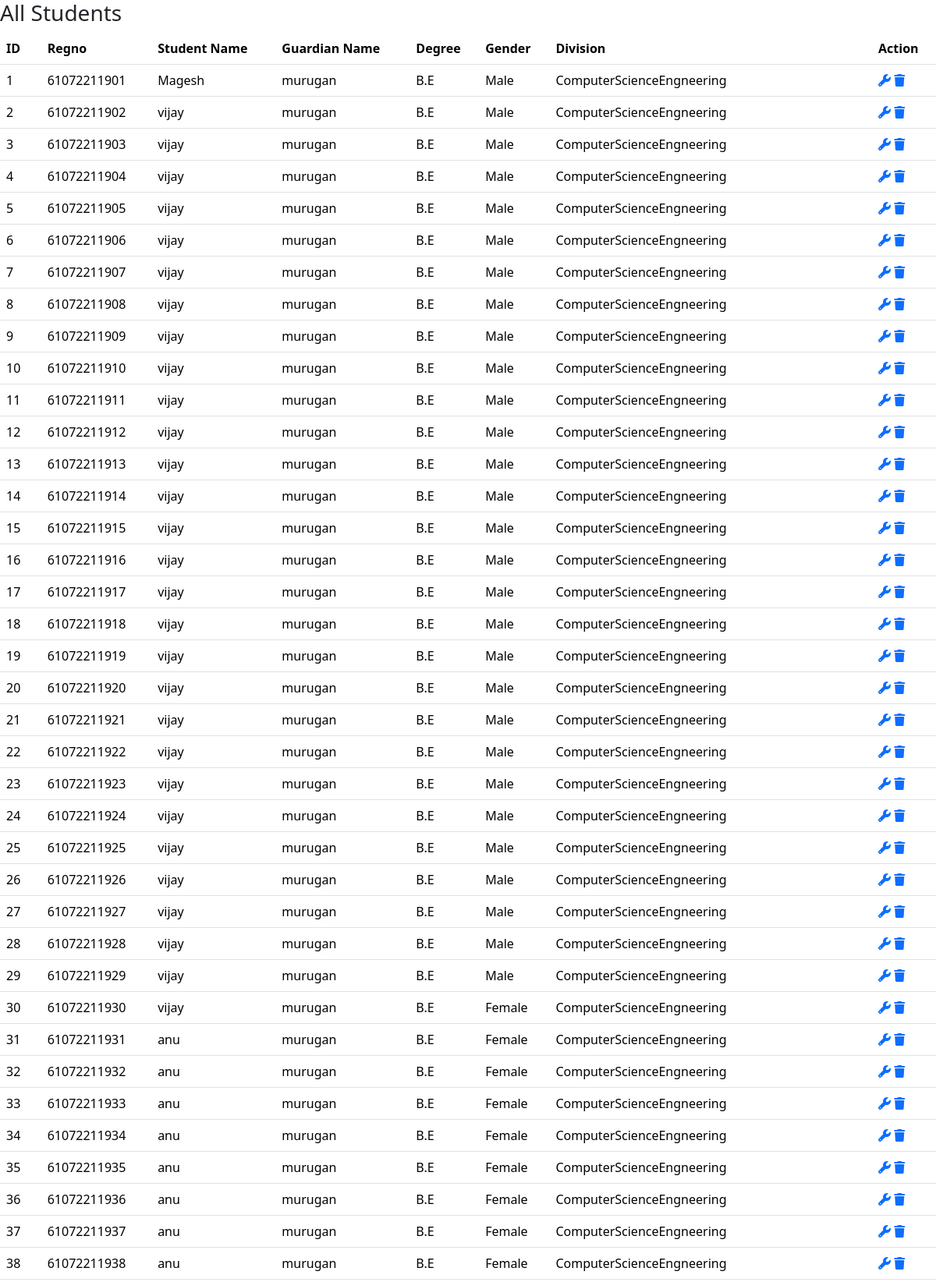
/Student/admin/student.php (signed in, upper part), run on the app's committed database.
### tables this page shows
CREATE TABLE `student` (
  `id` int(100) NOT NULL,
  `regno` varchar(100) NOT NULL,
  `tcno` int(200) NOT NULL,
  `sname` varchar(200) NOT NULL,
  `gname` varchar(200) NOT NULL,
  `contact` varchar(50) NOT NULL,
  `address` varchar(2000) NOT NULL,
  `community` varchar(500) NOT NULL DEFAULT 'REFER COMMUNITY CERTIFICATE ISSUED BY REVENUE AUTHORITIES',
  `cast` varchar(100) NOT NULL,
  `dob` date NOT NULL,
  `class` varchar(10) NOT NULL,
  `shift` varchar(100) NOT NULL,
  `grad` varchar(200) NOT NULL,
  `gender` varchar(10) NOT NULL,
  `blgroup` varchar(5) NOT NULL,
  `division` varchar(50) NOT NULL,
  `religion` varchar(50) NOT NULL,
  `doa` date NOT NULL,
  `college` varchar(200) NOT NULL DEFAULT 'GOVERNMENT COLLEGE OF ENGINEERING BARGUR,KRISHNAGIRI',
  `nation` varchar(50) NOT NULL DEFAULT 'INDIAN',
  `lastyear` varchar(100) NOT NULL,
  `highclass` varchar(500) NOT NULL DEFAULT 'Refer Mark Sheets',
  `fees` varchar(50) NOT NULL,
  `scholarship` varchar(50) NOT NULL,
  `medical` varchar(50) NOT NULL,
  `medium` varchar(50) NOT NULL DEFAULT 'English',
  `lid` date DEFAULT NULL,
  `tcapply` date DEFAULT NULL,
  `tcd` date DEFAULT NULL,
  `conduct` varchar(100) NOT NULL,
  `acdyear` varchar(200) NOT NULL,
  `leaveyear` varchar(200) DEFAULT NULL,
  `tc_generated` tinyint(1) DEFAULT 0,
  `admno` varchar(200) NOT NULL,
  `addept` varchar(200) NOT NULL,
  `adyear` varchar(200) NOT NULL,
  `tcyear` varchar(200) NOT NULL,
  `status` varchar(200) NOT NULL DEFAULT 'none',
  `lyear` varchar(50) NOT NULL
);

### Student/admin/student.php (the view, shortened to what this page needs)
<?php
$cn = mysqli_connect("localhost", "root", "1711104@gceb!!", "db_admission");
$sql = "SELECT * FROM student";
$table = mysqli_query($cn, $sql);
?>
<!doctype html>
<html lang="en">
<head>
    <link rel="stylesheet" href="https://cdn.jsdelivr.net/npm/bootstrap@5.3.3/dist/css/bootstrap.min.css">
    <link rel="stylesheet" href="https://cdnjs.cloudflare.com/ajax/libs/font-awesome/6.0.0-beta3/css/all.min.css">
</head>
<body>
    <div class="section-title">
        <h3>All Students</h3>
    </div>
    <?php
    if ($table && mysqli_num_rows($table) > 0) {
        echo '<table class="table">';
        echo '<tr><th>ID</th><th>Regno</th><th>Student Name</th><th>Guardian Name</th><th>Degree</th><th>Gender</th><th>Division</th><th>Action</th></tr>';
        while ($row = mysqli_fetch_assoc($table)) {
            echo '<tr>';
            echo '<td>' . htmlentities($row["id"]) . '</td>';
            echo '<td>' . htmlentities($row["regno"]) . '</td>';
            echo '<td>' . htmlentities($row["sname"]) . '</td>';
            echo '<td>' . htmlentities($row["gname"]) . '</td>';
            echo '<td>' . htmlentities($row["grad"]) . '</td>';
            echo '<td>' . htmlentities($row["gender"]) . '</td>';
            echo '<td>' . htmlentities($row["division"]) . '</td>';
            print '<td> <a class= "action-e" href= "?a=edit&eid='.$row["id"].'"><i class="fa fa-wrench" title="Update"></i></a>
					<a class= "action-d" href= "?a='.$_GET['a'].'&did='.$row['id'].'"><i class="fa fa-trash" title="Delete"></i></a></td>';
					print '</tr>';
        }
        echo '</table>';
    } else {
        echo '<p style="font-size:25px;font-family:times-new-roman;text-align:center;">No transferred students found.</p>';
    }
    ?>
</body>
</html>

### data on the page
student: id "1", regno "61072211901", sname "Magesh", gname "murugan", grad "B.E", gender "Male", division "ComputerScienceEngneering"
student: id "2", regno "61072211902", sname "vijay", gname "murugan", grad "B.E", gender "Male", division "ComputerScienceEngneering"
student: id "3", regno "61072211903", sname "vijay", gname "murugan", grad "B.E", gender "Male", division "ComputerScienceEngneering"
student: id "4", regno "61072211904", sname "vijay", gname "murugan", grad "B.E", gender "Male", division "ComputerScienceEngneering"
student: id "5", regno "61072211905", sname "vijay", gname "murugan", grad "B.E", gender "Male", division "ComputerScienceEngneering"
student: id "6", regno "61072211906", sname "vijay", gname "murugan", grad "B.E", gender "Male", division "ComputerScienceEngneering"
student: id "7", regno "61072211907", sname "vijay", gname "murugan", grad "B.E", gender "Male", division "ComputerScienceEngneering"
student: id "8", regno "61072211908", sname "vijay", gname "murugan", grad "B.E", gender "Male", division "ComputerScienceEngneering"
student: id "9", regno "61072211909", sname "vijay", gname "murugan", grad "B.E", gender "Male", division "ComputerScienceEngneering"
student: id "10", regno "61072211910", sname "vijay", gname "murugan", grad "B.E", gender "Male", division "ComputerScienceEngneering"
student: id "11", regno "61072211911", sname "vijay", gname "murugan", grad "B.E", gender "Male", division "ComputerScienceEngneering"
student: id "12", regno "61072211912", sname "vijay", gname "murugan", grad "B.E", gender "Male", division "ComputerScienceEngneering"
student: id "13", regno "61072211913", sname "vijay", gname "murugan", grad "B.E", gender "Male", division "ComputerScienceEngneering"
student: id "14", regno "61072211914", sname "vijay", gname "murugan", grad "B.E", gender "Male", division "ComputerScienceEngneering"
student: id "15", regno "61072211915", sname "vijay", gname "murugan", grad "B.E", gender "Male", division "ComputerScienceEngneering"
student: id "16", regno "61072211916", sname "vijay", gname "murugan", grad "B.E", gender "Male", division "ComputerScienceEngneering"
student: id "17", regno "61072211917", sname "vijay", gname "murugan", grad "B.E", gender "Male", division "ComputerScienceEngneering"
student: id "18", regno "61072211918", sname "vijay", gname "murugan", grad "B.E", gender "Male", division "ComputerScienceEngneering"
student: id "19", regno "61072211919", sname "vijay", gname "murugan", grad "B.E", gender "Male", division "ComputerScienceEngneering"
student: id "20", regno "61072211920", sname "vijay", gname "murugan", grad "B.E", gender "Male", division "ComputerScienceEngneering"
student: id "21", regno "61072211921", sname "vijay", gname "murugan", grad "B.E", gender "Male", division "ComputerScienceEngneering"
student: id "22", regno "61072211922", sname "vijay", gname "murugan", grad "B.E", gender "Male", division "ComputerScienceEngneering"
student: id "23", regno "61072211923", sname "vijay", gname "murugan", grad "B.E", gender "Male", division "ComputerScienceEngneering"
student: id "24", regno "61072211924", sname "vijay", gname "murugan", grad "B.E", gender "Male", division "ComputerScienceEngneering"
student: id "25", regno "61072211925", sname "vijay", gname "murugan", grad "B.E", gender "Male", division "ComputerScienceEngneering"
student: id "26", regno "61072211926", sname "vijay", gname "murugan", grad "B.E", gender "Male", division "ComputerScienceEngneering"
student: id "27", regno "61072211927", sname "vijay", gname "murugan", grad "B.E", gender "Male", division "ComputerScienceEngneering"
student: id "28", regno "61072211928", sname "vijay", gname "murugan", grad "B.E", gender "Male", division "ComputerScienceEngneering"
student: id "29", regno "61072211929", sname "vijay", gname "murugan", grad "B.E", gender "Male", division "ComputerScienceEngneering"
student: id "30", regno "61072211930", sname "vijay", gname "murugan", grad "B.E", gender "Female", division "ComputerScienceEngneering"
student: id "31", regno "61072211931", sname "anu", gname "murugan", grad "B.E", gender "Female", division "ComputerScienceEngneering"
student: id "32", regno "61072211932", sname "anu", gname "murugan", grad "B.E", gender "Female", division "ComputerScienceEngneering"
student: id "33", regno "61072211933", sname "anu", gname "murugan", grad "B.E", gender "Female", division "ComputerScienceEngneering"
student: id "34", regno "61072211934", sname "anu", gname "murugan", grad "B.E", gender "Female", division "ComputerScienceEngneering"
student: id "35", regno "61072211935", sname "anu", gname "murugan", grad "B.E", gender "Female", division "ComputerScienceEngneering"
student: id "36", regno "61072211936", sname "anu", gname "murugan", grad "B.E", gender "Female", division "ComputerScienceEngneering"
student: id "37", regno "61072211937", sname "anu", gname "murugan", grad "B.E", gender "Female", division "ComputerScienceEngneering"
student: id "38", regno "61072211938", sname "anu", gname "murugan", grad "B.E", gender "Female", division "ComputerScienceEngneering"
